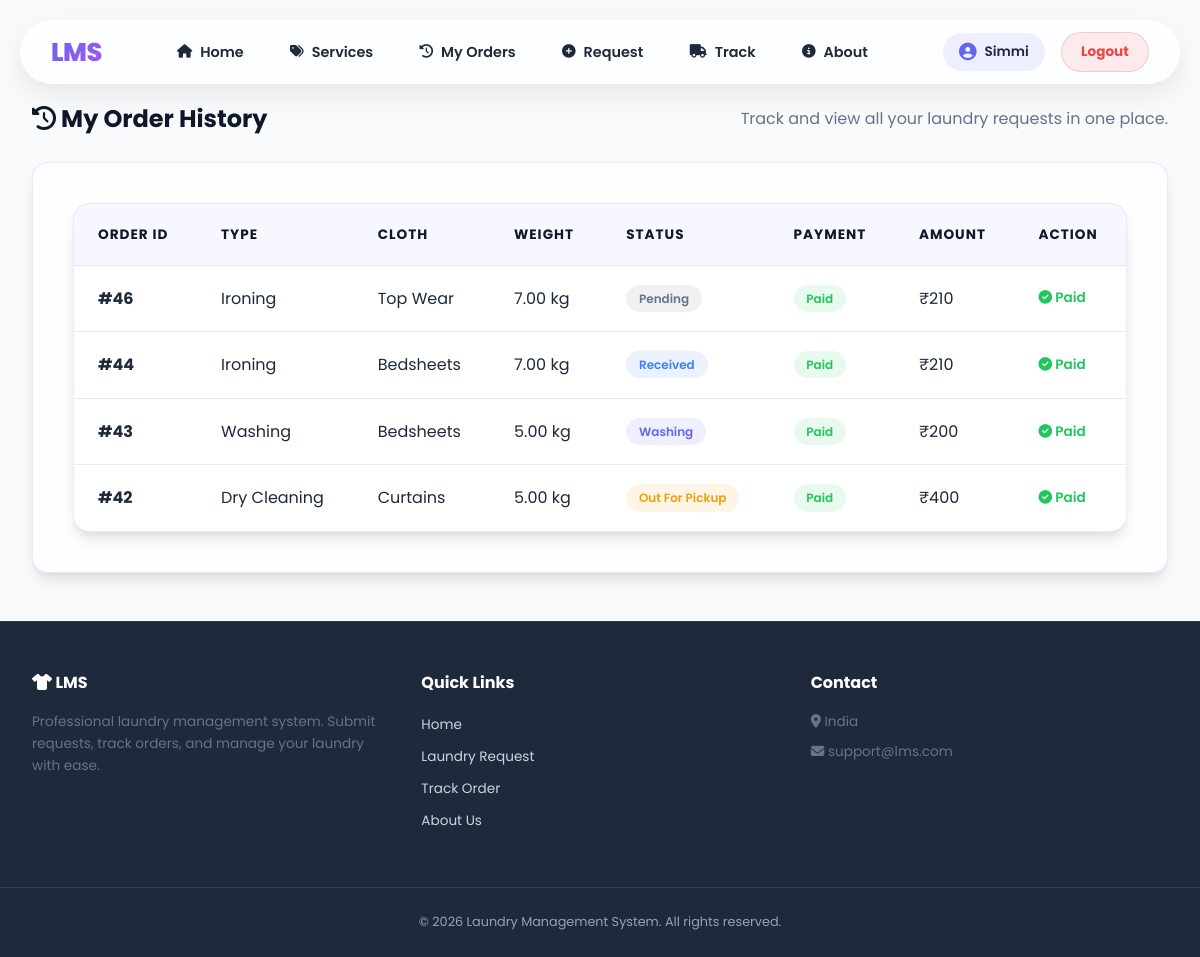
/my-orders/ (signed in), run on an earlier commit of the app's database.
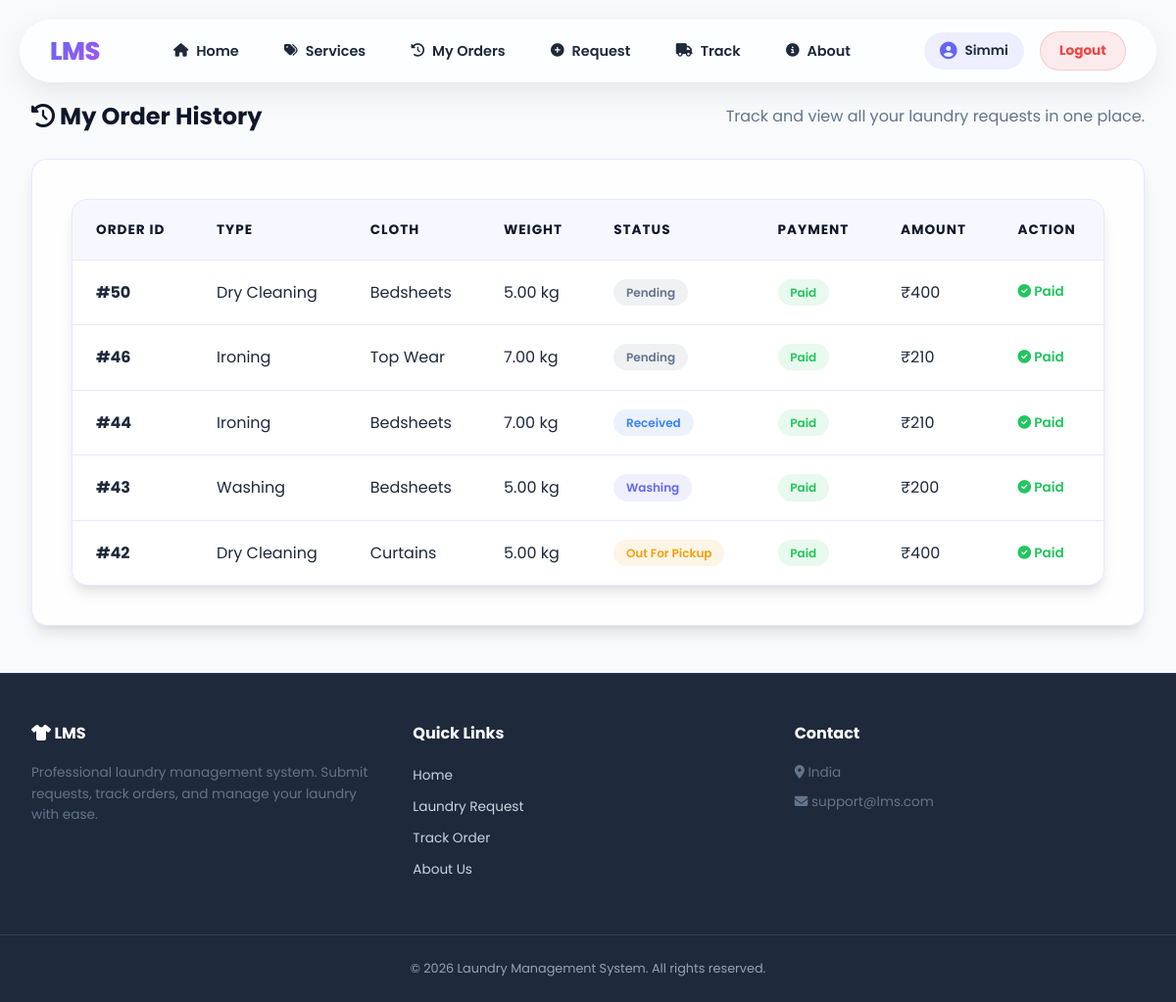
And on a later commit of the database.
### laundry/models.py (models this page shows, shortened)
class LaundryOrder(models.Model):
    LAUNDRY_TYPE_CHOICES = [
        ('Washing', 'Washing'),
        ('Ironing', 'Ironing'),
        ('Dry Cleaning', 'Dry Cleaning'),
        ('Wash & Iron', 'Wash & Iron'),
    ]
    CLOTH_CHOICES = [
        ('Top Wear', 'Top Wear'),
        ('Bottom Wear', 'Bottom Wear'),
        ('Bedsheets', 'Bedsheets'),
        ('Curtains', 'Curtains'),
        ('Heavy Clothes', 'Heavy Clothes'),
        ('Mixed Clothes', 'Mixed Clothes'),
    ]
    STATE_CHOICES = [
        ('Andhra Pradesh', 'Andhra Pradesh'),
        ('Arunachal Pradesh', 'Arunachal Pradesh'),
        ('Assam', 'Assam'),
        ('Bihar', 'Bihar'),
        ('Chhattisgarh', 'Chhattisgarh'),
        ('Goa', 'Goa'),
        ('Gujarat', 'Gujarat'),
        ('Haryana', 'Haryana'),
        ('Himachal Pradesh', 'Himachal Pradesh'),
        ('Jharkhand', 'Jharkhand'),
        ('Karnataka', 'Karnataka'),
        ('Kerala', 'Kerala'),
        ('Madhya Pradesh', 'Madhya Pradesh'),
        ('Maharashtra', 'Maharashtra'),
        ('Manipur', 'Manipur'),
        ('Meghalaya', 'Meghalaya'),
        ('Mizoram', 'Mizoram'),
        ('Nagaland', 'Nagaland'),
        ('Odisha', 'Odisha'),
        ('Punjab', 'Punjab'),
        ('Rajasthan', 'Rajasthan'),
        ('Sikkim', 'Sikkim'),
        ('Tamil Nadu', 'Tamil Nadu'),
        ('Telangana', 'Telangana'),
        ('Tripura', 'Tripura'),
        ('Uttar Pradesh', 'Uttar Pradesh'),
        ('Uttarakhand', 'Uttarakhand'),
        ('West Bengal', 'West Bengal'),
    ]
    user = models.ForeignKey(
        User, on_delete=models.CASCADE, related_name='orders', null=True, blank=True
    )
    full_name = models.CharField(max_length=200)
    mobile = models.CharField(max_length=15)
    state = models.CharField(max_length=100, choices=STATE_CHOICES)
    city = models.CharField(max_length=100)
    pin_code = models.CharField(max_length=10)
    address = models.TextField()
    laundry_type = models.CharField(max_length=50, choices=LAUNDRY_TYPE_CHOICES)
    cloth_type = models.CharField(max_length=50, choices=CLOTH_CHOICES)
    weight = models.DecimalField(max_digits=5, decimal_places=2)
    description = models.TextField(blank=True, default='')
    issued_date = models.DateField()
    delivery_date = models.DateField()
    created_at = models.DateTimeField(auto_now_add=True)
    class Meta:
        ordering = ['-created_at']

class OrderTracking(models.Model):
    STATUS_CHOICES = [
        (0, 'Pending'),
        (1, 'Received'),
        (2, 'Out For Pickup'),
        (3, 'Washing'),
        (4, 'Ironing'),
        (5, 'Ready for Delivery'),
        (6, 'Out For Delivery'),
        (7, 'Delivered'),
        (8, 'Cancelled'),
    ]
    order = models.OneToOneField(
        LaundryOrder, on_delete=models.CASCADE, related_name='tracking'
    )
    status = models.IntegerField(choices=STATUS_CHOICES, default=0)
    updated_at = models.DateTimeField(auto_now=True)
    def get_status_display_label(self):
        return dict(self.STATUS_CHOICES).get(self.status, 'Unknown')
    def get_status_class(self):
        mapping = {
            0: 'status-pending',
            1: 'status-received',
            2: 'status-pickup',
            3: 'status-washing',
            4: 'status-ironing',
            5: 'status-ready',
            6: 'status-out-delivery',
            7: 'status-delivered',
            8: 'status-cancelled',
        }
        return mapping.get(self.status, 'status-pending')

### bill/models.py (models this page shows)
class Bill(models.Model):
    order = models.OneToOneField(LaundryOrder, on_delete=models.CASCADE, null=True, blank=True)
    customer_name = models.CharField(max_length=100)
    phone = models.CharField(max_length=15)
    service = models.CharField(max_length=100)
    quantity = models.DecimalField(max_digits=10, decimal_places=2)
    price = models.IntegerField()
    total = models.IntegerField()
    payment_status = models.CharField(max_length=20, default="Pending")
    date = models.DateTimeField(auto_now_add=True)

### laundry/views.py (the view)
# urls.py: path('my-orders/', views.my_orders_view, name='my_orders'),
@login_required
def my_orders_view(request):
    if request.user.is_staff:
        return redirect('admin_dashboard')
    orders = LaundryOrder.objects.filter(user=request.user).select_related('tracking')
    return render(request, 'my_orders.html', {'orders': orders})

### template/my_orders.html (shortened to what this page needs)
{% extends "base.html" %}
{% load static %}
{% block extra_css %}
<link rel="stylesheet" href="{% static 'CSS/my_orders.css' %}">
{% endblock %}
{% block content %}
<div class="admin-page">
    <div class="admin-header">
        <h1><i class="fas fa-history"></i> My Order History</h1>
        <p class="orders-subtitle">Track and view all your laundry requests in one place.</p>
    </div>
    <div class="card">
        {% if orders %}
        <div class="data-table-wrapper">
            <table class="data-table" id="my-orders-table">
                <thead>
                    <tr>
                        <th>Order ID</th>
                        <th>Type</th>
                        <th>Cloth</th>
                        <th>Weight</th>
                        <th>Status</th>
                        <th>Payment</th>
                        <th>Amount</th>
                        <th>Action</th>
                    </tr>
                </thead>
                <tbody>
                    {% for order in orders %}
                    <tr id="order-row-{{ order.pk }}">
                        <td><strong>#{{ order.pk }}</strong></td>
                        <td>{{ order.laundry_type }}</td>
                        <td>{{ order.cloth_type }}</td>
                        <td>{{ order.weight }} kg</td>
                        <td>
                            {% if order.tracking %}
                                <span class="status-pill {{ order.tracking.get_status_class }}">
                                    {{ order.tracking.get_status_display_label }}
                                </span>
                            {% else %}
                                <span class="status-pill status-pending">Processing</span>
                            {% endif %}
                        </td>
                        <td>
                            {% if order.bill %}
                                <span class="status-pill {% if order.bill.payment_status == 'Paid' %}status-delivered{% else %}status-pending{% endif %}">
                                    {{ order.bill.payment_status }}
                                </span>
                            {% else %}
                                <span class="status-pill status-pending">Pending Bill</span>
                            {% endif %}
                        </td>
                        <td>
                            {% if order.bill %}
                                ₹{{ order.bill.total }}
                            {% else %}
                                -
                            {% endif %}
                        </td>
                        <td>
                            <div class="action-btns">
                                {% if order.bill and order.bill.payment_status != 'Paid' %}
                                    <a href="{% url 'online_billing' order.pk %}" class="btn btn-sm btn-primary">
                                        <i class="fas fa-credit-card"></i> Pay Now
                                    </a>
                                {% elif order.bill %}
                                    <span class="paid-label">
                                        <i class="fas fa-check-circle"></i> Paid
                                    </span>
                                {% else %}
                                    <span class="awaiting-label">Awaiting Bill</span>
                                {% endif %}
                            </div>
                        </td>
                    </tr>
                    {% endfor %}
                </tbody>
            </table>
        </div>
        {% endif %}
    </div>
</div>
{% endblock %}

### template/base.html (shortened to what this page needs)
{% load static %}
<!DOCTYPE html>
<html lang="en">
<head>
    <link rel="stylesheet" href="https://cdnjs.cloudflare.com/ajax/libs/font-awesome/6.4.0/css/all.min.css">
    <link href="{% static 'CSS/main.css' %}" rel="stylesheet">
    {% block extra_css %}{% endblock %}
</head>
<body>
    {% block body %}
    {% block navbar %}
 <nav class="navbar">
    <div class="nav-container">
        <a href="{% url 'home' %}" class="nav-logo">
            LMS
        </a>
        <ul class="nav-links" id="nav-links">
            {% if user.is_authenticated %}
                {% if user.is_staff %}
                    <li><a href="{% url 'admin_dashboard' %}"><i class="fas fa-chart-line"></i> Dashboard</a></li>
                {% else %}
                    <li><a href="{% url 'home' %}"><i class="fas fa-home"></i> Home</a></li>
                    <li><a href="{% url 'services' %}"><i class="fas fa-tags"></i> Services</a></li>
                    <li><a href="{% url 'my_orders' %}"><i class="fas fa-history"></i> My Orders</a></li>
                    <li><a href="{% url 'laundry_request' %}"><i class="fas fa-plus-circle"></i> Request</a></li>
                    <li><a href="{% url 'track' %}"><i class="fas fa-truck"></i> Track</a></li>
                    <li><a href="{% url 'about' %}"><i class="fas fa-info-circle"></i> About</a></li>
                {% endif %}
            {% endif %}
        </ul>
        <div class="nav-right">
            {% if user.is_authenticated %}
                <span class="nav-user">
                    <i class="fas fa-user-circle"></i>
                    {{ user.username }}
                </span>
                <a href="{% url 'logout' %}" class="btn-nav-logout">
                    Logout
                </a>
            {% else %}
                <a href="{% url 'admin_login' %}" class="btn-nav-admin">
                    Admin Login
                </a>
            {% endif %}
        </div>
    </div>
</nav>
{% endblock %}
    <main class="main-content">
        {% block content %}{% endblock %}
    </main>
    <footer class="footer" id="main-footer">
        <div class="footer-container">
            <div class="footer-section">
                <h3><i class="fas fa-tshirt"></i> LMS</h3>
                <p>Professional laundry management system. Submit requests, track orders, and manage your laundry with ease.</p>
            </div>
            <div class="footer-section">
                <h3>Quick Links</h3>
                <ul>
                    {% if user.is_authenticated %}
                    <li><a href="{% url 'home' %}">Home</a></li>
                    <li><a href="{% url 'laundry_request' %}">Laundry Request</a></li>
                    <li><a href="{% url 'track' %}">Track Order</a></li>
                    <li><a href="{% url 'about' %}">About Us</a></li>
                    {% else %}
                    <li><a href="{% url 'login' %}">Sign In</a></li>
                    <li><a href="{% url 'signup' %}">Sign Up</a></li>
                    {% endif %}
                </ul>
            </div>
            <div class="footer-section">
                <h3>Contact</h3>
                <p><i class="fas fa-map-marker-alt"></i> India</p>
                <p><i class="fas fa-envelope"></i> support@lms.com</p>
            </div>
        </div>
        <div class="footer-bottom">
            <p>&copy; 2026 Laundry Management System. All rights reserved.</p>
        </div>
    </footer>
    {% endblock %}
</body>
</html>

### static/CSS/my_orders.css (style rules this page uses)
.orders-subtitle { color: var(--text-secondary); }
.paid-label { color: var(--success); font-size: 0.85rem; font-weight: 600; }

What changed in the data, as far as the page shows it:
added LaundryOrder: pk "50", laundry_type "Dry Cleaning", cloth_type "Bedsheets", weight "5.00", tracking.get_status_display_label "Pending", bill.payment_status "Paid", bill.total "400"
